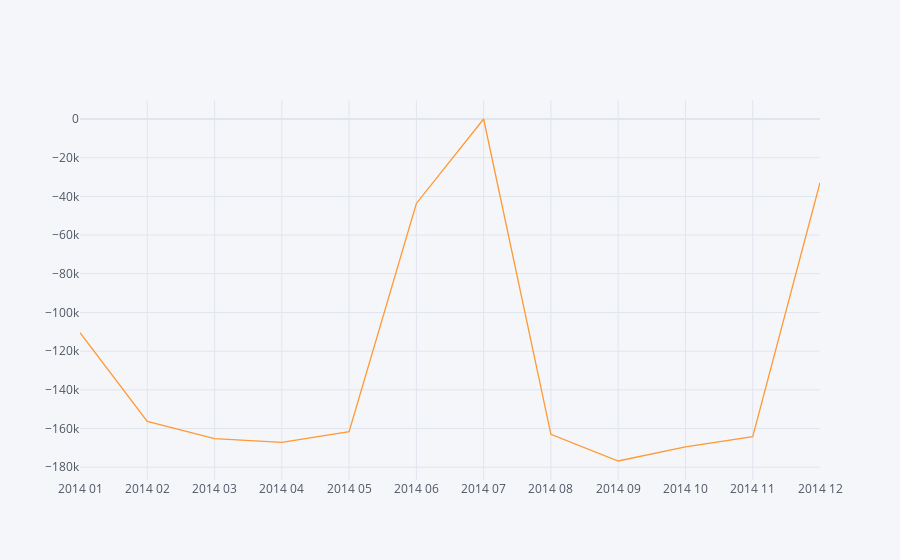

The notebook cell saved with this chart:
### Code cell
import cufflinks as cf
df = cf.datagen.lines()
fig = df8.figure(kind='scatter')
fig.show()

### Figure 1 — Plotly figure (JSON) as saved in the notebook; plotly's stock layout.template omitted (floating-point values rounded to 4 significant figures)
{"data": [{"line": {"color": "rgba(255, 153, 51, 1.0)", "dash": "solid", "shape": "linear", "width": 1.3}, "mode": "lines", "name": "Ecart", "text": "", "type": "scatter", "x": ["2014 01", "2014 02", "2014 03", "2014 04", "2014 05", "2014 06", "2014 07", "2014 08", "2014 09", "2014 10", "2014 11", "2014 12"], "y": [-110500.0, -156300.0, -165200.0, -167100.0, -161600.0, -43650.0, 0, -163000.0, -176800.0, -169500.0, -164200.0, -32920.0]}], "layout": {"legend": {"bgcolor": "#F5F6F9", "font": {"color": "#4D5663"}}, "paper_bgcolor": "#F5F6F9", "plot_bgcolor": "#F5F6F9", "title": {"font": {"color": "#4D5663"}}, "xaxis": {"gridcolor": "#E1E5ED", "showgrid": true, "tickfont": {"color": "#4D5663"}, "title": {"font": {"color": "#4D5663"}, "text": ""}, "zerolinecolor": "#E1E5ED"}, "yaxis": {"gridcolor": "#E1E5ED", "showgrid": true, "tickfont": {"color": "#4D5663"}, "title": {"font": {"color": "#4D5663"}, "text": ""}, "zerolinecolor": "#E1E5ED"}}}
